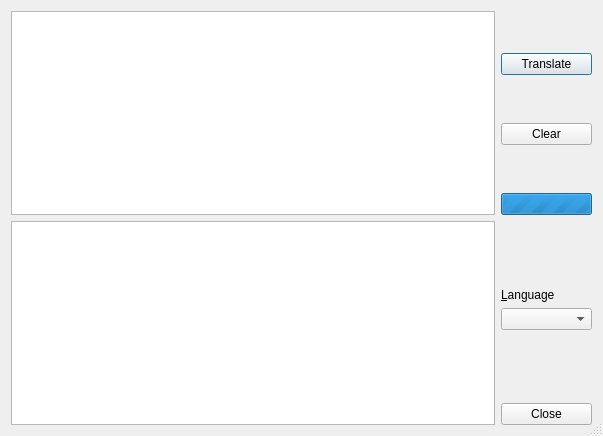
<?xml version="1.0" encoding="UTF-8"?>
<ui version="4.0">
 <class>CLigthTranslator</class>
 <widget class="QDialog" name="CLigthTranslator">
  <property name="geometry">
   <rect>
    <x>0</x>
    <y>0</y>
    <width>603</width>
    <height>436</height>
   </rect>
  </property>
  <property name="windowTitle">
   <string>Text Translator - JPReader</string>
  </property>
  <property name="windowIcon">
   <iconset theme="document-edit-verify">
    <normaloff>.</normaloff>.</iconset>
  </property>
  <property name="sizeGripEnabled">
   <bool>true</bool>
  </property>
  <layout class="QGridLayout" name="gridLayout">
   <item row="0" column="0">
    <widget class="QPlainTextEdit" name="textSource"/>
   </item>
   <item row="0" column="1">
    <layout class="QVBoxLayout" name="verticalLayout_3">
     <item>
      <spacer name="verticalSpacer_2">
       <property name="orientation">
        <enum>Qt::Vertical</enum>
       </property>
       <property name="sizeHint" stdset="0">
        <size>
         <width>20</width>
         <height>40</height>
        </size>
       </property>
      </spacer>
     </item>
     <item>
      <widget class="QPushButton" name="btnTranslate">
       <property name="text">
        <string>Translate</string>
       </property>
       <property name="shortcut">
        <string>Ctrl+Return</string>
       </property>
      </widget>
     </item>
     <item>
      <spacer name="verticalSpacer_4">
       <property name="orientation">
        <enum>Qt::Vertical</enum>
       </property>
       <property name="sizeHint" stdset="0">
        <size>
         <width>20</width>
         <height>40</height>
        </size>
       </property>
      </spacer>
     </item>
     <item>
      <widget class="QPushButton" name="btnClear">
       <property name="text">
        <string>Clear</string>
       </property>
       <property name="shortcut">
        <string>Ctrl+Backspace</string>
       </property>
      </widget>
     </item>
     <item>
      <spacer name="verticalSpacer_3">
       <property name="orientation">
        <enum>Qt::Vertical</enum>
       </property>
       <property name="sizeHint" stdset="0">
        <size>
         <width>20</width>
         <height>40</height>
        </size>
       </property>
      </spacer>
     </item>
     <item>
      <widget class="QProgressBar" name="barTranslating">
       <property name="sizePolicy">
        <sizepolicy hsizetype="Minimum" vsizetype="Fixed">
         <horstretch>0</horstretch>
         <verstretch>0</verstretch>
        </sizepolicy>
       </property>
       <property name="maximum">
        <number>0</number>
       </property>
       <property name="value">
        <number>-1</number>
       </property>
      </widget>
     </item>
    </layout>
   </item>
   <item row="1" column="0">
    <widget class="QPlainTextEdit" name="textResult"/>
   </item>
   <item row="1" column="1">
    <layout class="QVBoxLayout" name="verticalLayout_2">
     <item>
      <layout class="QVBoxLayout" name="verticalLayout_4">
       <item>
        <spacer name="verticalSpacer">
         <property name="orientation">
          <enum>Qt::Vertical</enum>
         </property>
         <property name="sizeHint" stdset="0">
          <size>
           <width>20</width>
           <height>40</height>
          </size>
         </property>
        </spacer>
       </item>
       <item>
        <widget class="QLabel" name="label">
         <property name="text">
          <string>&amp;Language</string>
         </property>
         <property name="buddy">
          <cstring>comboLanguage</cstring>
         </property>
        </widget>
       </item>
       <item>
        <widget class="QComboBox" name="comboLanguage"/>
       </item>
       <item>
        <spacer name="verticalSpacer_5">
         <property name="orientation">
          <enum>Qt::Vertical</enum>
         </property>
         <property name="sizeHint" stdset="0">
          <size>
           <width>20</width>
           <height>40</height>
          </size>
         </property>
        </spacer>
       </item>
       <item>
        <widget class="QPushButton" name="btnClose">
         <property name="text">
          <string>Close</string>
         </property>
        </widget>
       </item>
      </layout>
     </item>
    </layout>
   </item>
  </layout>
 </widget>
 <tabstops>
  <tabstop>textSource</tabstop>
  <tabstop>textResult</tabstop>
  <tabstop>btnTranslate</tabstop>
  <tabstop>btnClear</tabstop>
  <tabstop>comboLanguage</tabstop>
  <tabstop>btnClose</tabstop>
 </tabstops>
 <resources/>
 <connections>
  <connection>
   <sender>btnClose</sender>
   <signal>clicked()</signal>
   <receiver>CLigthTranslator</receiver>
   <slot>hide()</slot>
   <hints>
    <hint type="sourcelabel">
     <x>596</x>
     <y>407</y>
    </hint>
    <hint type="destinationlabel">
     <x>544</x>
     <y>371</y>
    </hint>
   </hints>
  </connection>
  <connection>
   <sender>btnClear</sender>
   <signal>clicked()</signal>
   <receiver>textSource</receiver>
   <slot>clear()</slot>
   <hints>
    <hint type="sourcelabel">
     <x>561</x>
     <y>150</y>
    </hint>
    <hint type="destinationlabel">
     <x>459</x>
     <y>106</y>
    </hint>
   </hints>
  </connection>
  <connection>
   <sender>btnClear</sender>
   <signal>clicked()</signal>
   <receiver>textResult</receiver>
   <slot>clear()</slot>
   <hints>
    <hint type="sourcelabel">
     <x>595</x>
     <y>151</y>
    </hint>
    <hint type="destinationlabel">
     <x>448</x>
     <y>291</y>
    </hint>
   </hints>
  </connection>
 </connections>
</ui>
